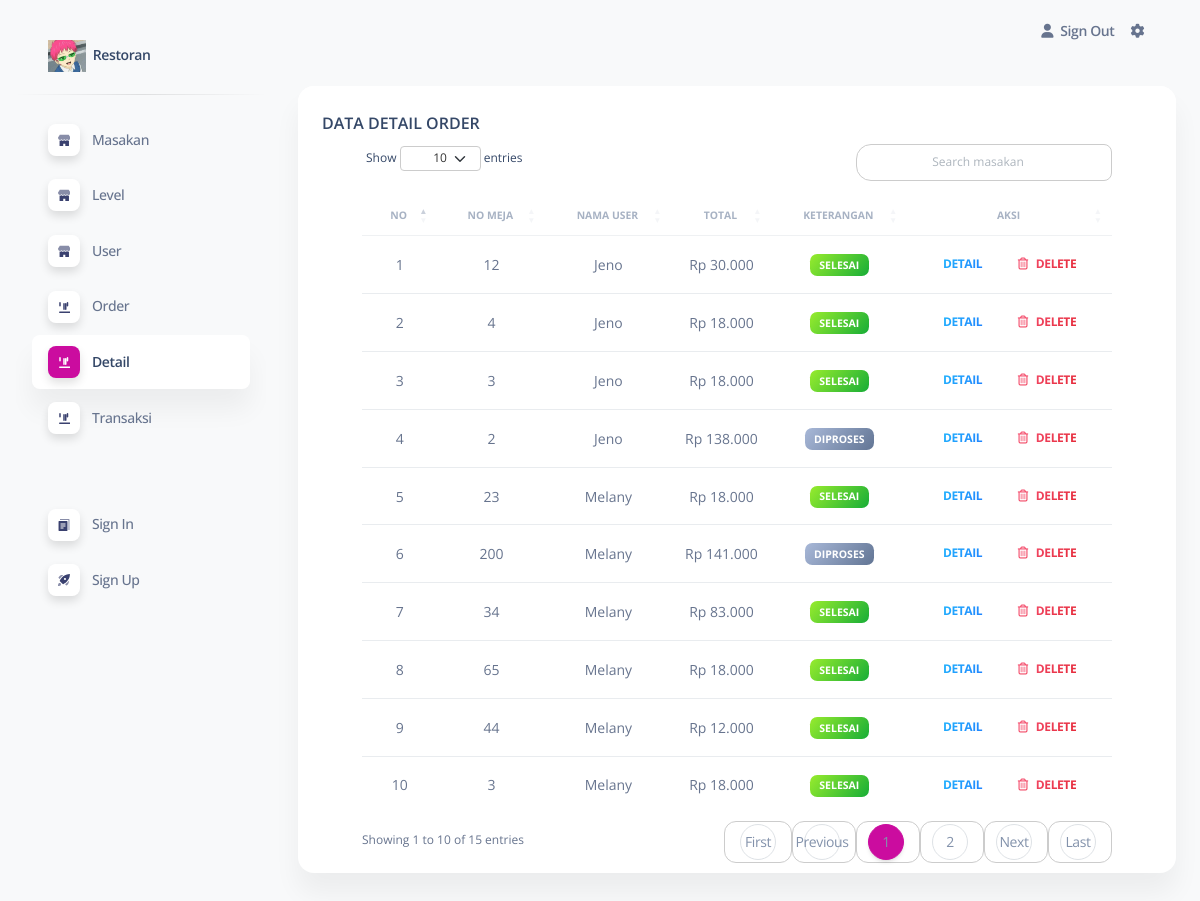
The page /pages/index.php?page=data_detail (signed in) on the database its author committed.
### tables this page shows
CREATE TABLE `detail_order` (
  `id_detail_order` int(11) NOT NULL,
  `id_order` int(11) NOT NULL,
  `id_masakan` int(11) NOT NULL,
  `qty` int(11) NOT NULL,
  `total` int(11) NOT NULL,
  `keterangan` text DEFAULT NULL
);

CREATE TABLE `order` (
  `id_order` int(11) NOT NULL,
  `no_meja` int(11) NOT NULL,
  `tanggal` date NOT NULL,
  `id_user` int(11) DEFAULT NULL,
  `keterangan` text DEFAULT NULL
);

CREATE TABLE `user` (
  `id_user` int(11) NOT NULL,
  `username` varchar(50) NOT NULL,
  `password` varchar(255) NOT NULL,
  `nama_user` varchar(100) NOT NULL,
  `id_level` int(11) DEFAULT NULL
);

### pages/detail/data.php (the view, shortened to what this page needs)
<?php
include "../conf/conn.php";
$query = mysqli_query($koneksi, "SELECT detail_order.qty, masakan.nama_masakan, `order`.no_meja, user.nama_user, SUM(detail_order.total) AS total_bayar, detail_order.keterangan, detail_order.id_detail_order, detail_order.id_order
FROM detail_order
INNER JOIN masakan ON detail_order.id_masakan = masakan.id_masakan
INNER JOIN `order` ON detail_order.id_order = `order`.id_order
INNER JOIN user ON `order`.id_user = user.id_user
GROUP BY `order`.no_meja, user.nama_user, `order`.id_order
ORDER BY `order`.id_order DESC")
  or die(mysqli_error($koneksi));
?>
<head>
</head>
<div class="container-fluid py-4">
  <div class="row">
    <div class="col-12">
      <div class="card mb-4">
        <div class="card-header pb-0">
          <h6>DATA DETAIL ORDER</h6>
        </div>
        <div class="card-body px-6 pt-0 pb-2">
          <div class="table-responsive p-0">
            <table class="table align-items-center mb-0 custom-table" id="level">
              <div id="detail-content">
                <thead>
                  <tr>
                    <th class="text-center text-uppercase text-secondary text-xxs font-weight-bolder opacity-7">NO</th>
                    <th class="text-center text-uppercase text-secondary text-xxs font-weight-bolder opacity-7">NO MEJA</th>
                    <th class="text-center text-uppercase text-secondary text-xxs font-weight-bolder opacity-7">NAMA USER</th>
                    <th class="text-center text-uppercase text-secondary text-xxs font-weight-bolder opacity-7">TOTAL</th>
                    <th class="text-center text-uppercase text-secondary text-xxs font-weight-bolder opacity-7">KETERANGAN</th>
                    <th class="text-center text-uppercase text-secondary text-xxs font-weight-bolder opacity-7">AKSI</th>
                  </tr>
                </thead>
                <?php
                $no = 0;
                while ($row = mysqli_fetch_array($query)) {
                  $no_meja = $row['no_meja'];
                  $nama_user = $row['nama_user'];
                  $total_bayar = $row['total_bayar'];
                ?>
                  <tr>
                    <td class="align-middle text-center text-sm"><?php echo $no = $no + 1; ?></td>
                    <td class="align-middle text-center text-sm"><?php echo $no_meja; ?></td>
                    <td class="align-middle text-center text-sm"><?php echo $nama_user; ?></td>
                    <td class="align-middle text-center text-sm">Rp <?php echo number_format($total_bayar, 0, ',', '.'); ?></td>
                    <td class="align-middle text-center text-sm">
                      <?php
                      if ($row['keterangan'] == 'diproses') {
                        echo '<span class="badge badge-sm bg-gradient-secondary">Diproses</span>';
                      } elseif ($row['keterangan'] == 'selesai') {
                        echo '<span class="badge badge-sm bg-gradient-success">Selesai</span>';
                      }
                      ?>                    <td class="align-middle text-center text-sm">
                      <a href="../pages/index.php?page=detail_order&id_order=<?= $row['id_order']; ?>" class="btn btn-link text-info text-gradient px-3 mb-0"><i class="glyphicon glyphicon-list"></i>Detail</a>
                      <a class="btn btn-link text-danger text-gradient px-3 mb-0" href="detail/hapus.php?id=<?php echo $row['id_order']; ?>"><i class="far fa-trash-alt me-2"></i>Delete</a>
                    </td>
                  </tr>
                <?php }
                ?>
            </table>
          </div>
        </div>
      </div>
    </div>
  </div>
</div>

### rows shown on the page
detail_order: id_order.no_meja "12", user.nama_user "Jeno", total_bayar "30.000", keterangan "SELESAI"
detail_order: no "2", id_order.no_meja "4", user.nama_user "Jeno", total_bayar "18.000", keterangan "SELESAI"
detail_order: no "3", id_order.no_meja "3", user.nama_user "Jeno", total_bayar "18.000", keterangan "SELESAI"
detail_order: no "4", id_order.no_meja "2", user.nama_user "Jeno", total_bayar "138.000", keterangan "DIPROSES"
detail_order: no "5", id_order.no_meja "23", user.nama_user "Melany", total_bayar "18.000", keterangan "SELESAI"
detail_order: no "6", id_order.no_meja "200", user.nama_user "Melany", total_bayar "141.000", keterangan "DIPROSES"
detail_order: no "7", id_order.no_meja "34", user.nama_user "Melany", total_bayar "83.000", keterangan "SELESAI"
detail_order: no "8", id_order.no_meja "65", user.nama_user "Melany", total_bayar "18.000", keterangan "SELESAI"
detail_order: no "9", id_order.no_meja "44", user.nama_user "Melany", total_bayar "12.000", keterangan "SELESAI"
detail_order: no "10", id_order.no_meja "3", user.nama_user "Melany", total_bayar "18.000", keterangan "SELESAI"
